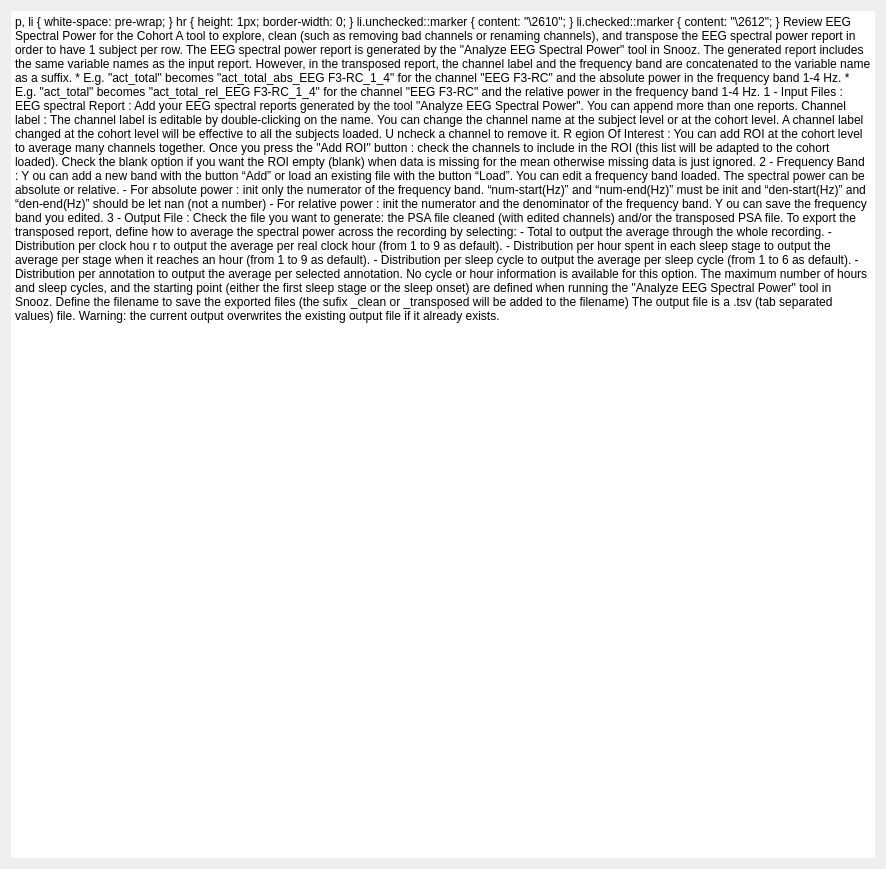
<?xml version="1.0" encoding="UTF-8"?>
<ui version="4.0">
 <class>IntroStep</class>
 <widget class="QWidget" name="IntroStep">
  <property name="geometry">
   <rect>
    <x>0</x>
    <y>0</y>
    <width>886</width>
    <height>869</height>
   </rect>
  </property>
  <property name="windowTitle">
   <string/>
  </property>
  <property name="styleSheet">
   <string>font: 12pt &quot;Roboto&quot;;</string>
  </property>
  <layout class="QHBoxLayout" name="horizontalLayout">
   <item>
    <widget class="QTextEdit" name="textEdit">
     <property name="frameShape">
      <enum>QFrame::Shape::NoFrame</enum>
     </property>
     <property name="frameShadow">
      <enum>QFrame::Shadow::Plain</enum>
     </property>
     <property name="lineWidth">
      <number>0</number>
     </property>
     <property name="readOnly">
      <bool>true</bool>
     </property>
     <property name="html">
      <string>&lt;!DOCTYPE HTML PUBLIC &quot;-//W3C//DTD HTML 4.0//EN&quot; &quot;http://www.w3.org/TR/REC-html40/strict.dtd&quot;&gt;
&lt;html&gt;&lt;head&gt;&lt;meta name=&quot;qrichtext&quot; content=&quot;1&quot; /&gt;&lt;meta charset=&quot;utf-8&quot; /&gt;&lt;style type=&quot;text/css&quot;&gt;
p, li { white-space: pre-wrap; }
hr { height: 1px; border-width: 0; }
li.unchecked::marker { content: &quot;\2610&quot;; }
li.checked::marker { content: &quot;\2612&quot;; }
&lt;/style&gt;&lt;/head&gt;&lt;body style=&quot; font-family:'Roboto'; font-size:12pt; font-weight:400; font-style:normal;&quot;&gt;
&lt;p style=&quot;-qt-paragraph-type:empty; margin-top:0px; margin-bottom:0px; margin-left:0px; margin-right:0px; -qt-block-indent:0; text-indent:0px;&quot;&gt;&lt;br /&gt;&lt;/p&gt;
&lt;p style=&quot; margin-top:0px; margin-bottom:0px; margin-left:0px; margin-right:0px; -qt-block-indent:0; text-indent:0px;&quot;&gt;&lt;span style=&quot; font-weight:600;&quot;&gt;Review EEG Spectral Power for the Cohort&lt;/span&gt;&lt;/p&gt;
&lt;p style=&quot;-qt-paragraph-type:empty; margin-top:0px; margin-bottom:0px; margin-left:0px; margin-right:0px; -qt-block-indent:0; text-indent:0px; font-weight:600;&quot;&gt;&lt;br /&gt;&lt;/p&gt;
&lt;p style=&quot; margin-top:0px; margin-bottom:0px; margin-left:0px; margin-right:0px; -qt-block-indent:0; text-indent:0px;&quot;&gt;A tool to explore, clean (such as removing bad channels or renaming channels), &lt;br /&gt;and transpose the EEG spectral power report in order to have 1 subject per row.&lt;/p&gt;
&lt;p style=&quot; margin-top:0px; margin-bottom:0px; margin-left:0px; margin-right:0px; -qt-block-indent:0; text-indent:0px;&quot;&gt;The EEG spectral power report is generated by the &amp;quot;Analyze EEG Spectral Power&amp;quot; tool in Snooz.&lt;/p&gt;
&lt;p style=&quot;-qt-paragraph-type:empty; margin-top:0px; margin-bottom:0px; margin-left:0px; margin-right:0px; -qt-block-indent:0; text-indent:0px;&quot;&gt;&lt;br /&gt;&lt;/p&gt;
&lt;p style=&quot; margin-top:0px; margin-bottom:0px; margin-left:0px; margin-right:0px; -qt-block-indent:0; text-indent:0px;&quot;&gt;The generated report includes the same variable names as the input report. &lt;/p&gt;
&lt;p style=&quot; margin-top:0px; margin-bottom:0px; margin-left:0px; margin-right:0px; -qt-block-indent:0; text-indent:0px;&quot;&gt;However, in the transposed report, the channel label and the frequency band &lt;br /&gt;are concatenated to the variable name as a suffix.  &lt;/p&gt;
&lt;p style=&quot; margin-top:0px; margin-bottom:0px; margin-left:0px; margin-right:0px; -qt-block-indent:0; text-indent:0px;&quot;&gt;   &lt;/p&gt;
&lt;p style=&quot; margin-top:0px; margin-bottom:0px; margin-left:0px; margin-right:0px; -qt-block-indent:0; text-indent:0px;&quot;&gt;   * E.g. &amp;quot;act_total&amp;quot; becomes &amp;quot;act_total_abs_EEG F3-RC_1_4&amp;quot; &lt;br /&gt;      for the channel &amp;quot;EEG F3-RC&amp;quot; and the absolute power in the frequency band 1-4 Hz. &lt;/p&gt;
&lt;p style=&quot; margin-top:0px; margin-bottom:0px; margin-left:0px; margin-right:0px; -qt-block-indent:0; text-indent:0px;&quot;&gt;   * E.g. &amp;quot;act_total&amp;quot; becomes &amp;quot;act_total_rel_EEG F3-RC_1_4&amp;quot; &lt;/p&gt;
&lt;p style=&quot; margin-top:0px; margin-bottom:0px; margin-left:0px; margin-right:0px; -qt-block-indent:0; text-indent:0px;&quot;&gt;      for the channel &amp;quot;EEG F3-RC&amp;quot; and the relative power in the frequency band 1-4 Hz. &lt;/p&gt;
&lt;p style=&quot;-qt-paragraph-type:empty; margin-top:0px; margin-bottom:0px; margin-left:0px; margin-right:0px; -qt-block-indent:0; text-indent:0px;&quot;&gt;&lt;br /&gt;&lt;/p&gt;
&lt;p style=&quot; margin-top:0px; margin-bottom:0px; margin-left:0px; margin-right:0px; -qt-block-indent:0; text-indent:0px;&quot;&gt;&lt;span style=&quot; text-decoration: underline;&quot;&gt;1 - Input Files :&lt;/span&gt;&lt;/p&gt;
&lt;p style=&quot;-qt-paragraph-type:empty; margin-top:0px; margin-bottom:0px; margin-left:0px; margin-right:0px; -qt-block-indent:0; text-indent:0px;&quot;&gt;&lt;br /&gt;&lt;/p&gt;
&lt;p style=&quot; margin-top:0px; margin-bottom:0px; margin-left:0px; margin-right:0px; -qt-block-indent:0; text-indent:0px;&quot;&gt;&lt;span style=&quot; font-weight:700;&quot;&gt;EEG spectral Report : &lt;/span&gt;&lt;/p&gt;
&lt;p style=&quot; margin-top:0px; margin-bottom:0px; margin-left:0px; margin-right:0px; -qt-block-indent:0; text-indent:0px;&quot;&gt;Add your EEG spectral reports generated by the tool &amp;quot;Analyze EEG Spectral Power&amp;quot;.&lt;/p&gt;
&lt;p style=&quot; margin-top:0px; margin-bottom:0px; margin-left:0px; margin-right:0px; -qt-block-indent:0; text-indent:0px;&quot;&gt;You can append more than one reports. &lt;/p&gt;
&lt;p style=&quot;-qt-paragraph-type:empty; margin-top:0px; margin-bottom:0px; margin-left:0px; margin-right:0px; -qt-block-indent:0; text-indent:0px;&quot;&gt;&lt;br /&gt;&lt;/p&gt;
&lt;p style=&quot; margin-top:0px; margin-bottom:0px; margin-left:0px; margin-right:0px; -qt-block-indent:0; text-indent:0px;&quot;&gt;&lt;span style=&quot; font-weight:700;&quot;&gt;Channel label :&lt;/span&gt; &lt;/p&gt;
&lt;p style=&quot; margin-top:0px; margin-bottom:0px; margin-left:0px; margin-right:0px; -qt-block-indent:0; text-indent:0px;&quot;&gt;&lt;span style=&quot; font-family:'Arial'; color:#000000; background-color:transparent;&quot;&gt;The channel label is editable by double-clicking on the name.&lt;/span&gt;&lt;/p&gt;
&lt;p style=&quot; margin-top:0px; margin-bottom:0px; margin-left:0px; margin-right:0px; -qt-block-indent:0; text-indent:0px;&quot;&gt;&lt;span style=&quot; font-family:'Arial'; color:#000000; background-color:transparent;&quot;&gt;You can change the channel name at the subject level or at the cohort level.&lt;/span&gt;&lt;/p&gt;
&lt;p style=&quot; margin-top:0px; margin-bottom:0px; margin-left:0px; margin-right:0px; -qt-block-indent:0; text-indent:0px;&quot;&gt;&lt;span style=&quot; font-family:'Arial'; color:#000000; background-color:transparent;&quot;&gt;A channel label changed at the cohort level will be effective to all the subjects loaded.&lt;br /&gt;&lt;/span&gt;&lt;a name=&quot;docs-internal-guid-f4d620f5-7fff-c293-f18e-2502f4c333fa&quot;&gt;&lt;/a&gt;&lt;span style=&quot; font-family:'Arial'; color:#000000; background-color:transparent;&quot;&gt;U&lt;/span&gt;&lt;span style=&quot; font-family:'Arial'; color:#000000; background-color:transparent;&quot;&gt;ncheck a channel to remove it.&lt;/span&gt;&lt;/p&gt;
&lt;p style=&quot;-qt-paragraph-type:empty; margin-top:0px; margin-bottom:0px; margin-left:0px; margin-right:0px; -qt-block-indent:0; text-indent:0px; font-family:'Arial'; color:#000000;&quot;&gt;&lt;br /&gt;&lt;/p&gt;
&lt;p style=&quot; margin-top:0px; margin-bottom:0px; margin-left:0px; margin-right:0px; -qt-block-indent:0; text-indent:0px; line-height:138%;&quot;&gt;&lt;a name=&quot;docs-internal-guid-dddb6927-7fff-085b-95eb-f8ee0decd42b&quot;&gt;&lt;/a&gt;&lt;span style=&quot; font-family:'Arial'; font-weight:700; color:#000000; background-color:transparent;&quot;&gt;R&lt;/span&gt;&lt;span style=&quot; font-family:'Arial'; font-weight:700; color:#000000; background-color:transparent;&quot;&gt;egion Of Interest : &lt;/span&gt;&lt;/p&gt;
&lt;p style=&quot; margin-top:0px; margin-bottom:0px; margin-left:0px; margin-right:0px; -qt-block-indent:0; text-indent:0px; line-height:138%;&quot;&gt;&lt;span style=&quot; font-family:'Arial'; color:#000000; background-color:transparent;&quot;&gt;You can add ROI at the cohort level to average many channels together.&lt;br /&gt;Once you press the &amp;quot;Add ROI&amp;quot; button : check the channels to include in the ROI (this list will be adapted to the cohort loaded).&lt;/span&gt;&lt;/p&gt;
&lt;p style=&quot; margin-top:0px; margin-bottom:0px; margin-left:0px; margin-right:0px; -qt-block-indent:0; text-indent:0px; line-height:138%;&quot;&gt;&lt;span style=&quot; font-family:'Arial'; color:#000000; background-color:transparent;&quot;&gt;Check the blank option if you want the ROI empty (blank) when data is missing for the mean otherwise missing data is just ignored.&lt;/span&gt;&lt;/p&gt;
&lt;p style=&quot;-qt-paragraph-type:empty; margin-top:0px; margin-bottom:0px; margin-left:0px; margin-right:0px; -qt-block-indent:0; text-indent:0px; line-height:138%; font-family:'Arial'; color:#000000;&quot;&gt;&lt;br /&gt;&lt;/p&gt;
&lt;p style=&quot; margin-top:0px; margin-bottom:0px; margin-left:0px; margin-right:0px; -qt-block-indent:0; text-indent:0px;&quot;&gt;&lt;span style=&quot; text-decoration: underline;&quot;&gt;2 - Frequency Band :&lt;/span&gt;&lt;/p&gt;
&lt;p style=&quot;-qt-paragraph-type:empty; margin-top:0px; margin-bottom:0px; margin-left:0px; margin-right:0px; -qt-block-indent:0; text-indent:0px;&quot;&gt;&lt;br /&gt;&lt;/p&gt;
&lt;p style=&quot; margin-top:0px; margin-bottom:0px; margin-left:0px; margin-right:0px; -qt-block-indent:0; text-indent:0px;&quot;&gt;&lt;a name=&quot;docs-internal-guid-c9ccd9e0-7fff-5041-9169-1d6acf3f13b1&quot;&gt;&lt;/a&gt;&lt;span style=&quot; font-family:'Arial'; color:#000000; background-color:transparent;&quot;&gt;Y&lt;/span&gt;&lt;span style=&quot; font-family:'Arial'; color:#000000; background-color:transparent;&quot;&gt;ou can add a new band with the button “Add” or load an existing file with the button “Load”.&lt;/span&gt;&lt;/p&gt;
&lt;p style=&quot; margin-top:0px; margin-bottom:0px; margin-left:0px; margin-right:0px; -qt-block-indent:0; text-indent:0px;&quot;&gt;&lt;span style=&quot; font-family:'Arial'; color:#000000; background-color:transparent;&quot;&gt;You can edit a frequency band loaded.&lt;/span&gt;&lt;/p&gt;
&lt;p style=&quot;-qt-paragraph-type:empty; margin-top:0px; margin-bottom:0px; margin-left:0px; margin-right:0px; -qt-block-indent:0; text-indent:0px; font-family:'Arial'; color:#000000;&quot;&gt;&lt;br /&gt;&lt;/p&gt;
&lt;p style=&quot; margin-top:0px; margin-bottom:0px; margin-left:0px; margin-right:0px; -qt-block-indent:0; text-indent:0px;&quot;&gt;&lt;span style=&quot; font-family:'Arial'; color:#000000; background-color:transparent;&quot;&gt;The spectral power can be absolute or relative.&lt;/span&gt;&lt;/p&gt;
&lt;p style=&quot; margin-top:0px; margin-bottom:0px; margin-left:0px; margin-right:0px; -qt-block-indent:0; text-indent:0px;&quot;&gt;&lt;span style=&quot; font-family:'Arial'; color:#000000; background-color:transparent;&quot;&gt;- &lt;/span&gt;&lt;span style=&quot; font-family:'Arial'; font-weight:700; color:#000000; background-color:transparent;&quot;&gt;For absolute power &lt;/span&gt;&lt;span style=&quot; font-family:'Arial'; color:#000000; background-color:transparent;&quot;&gt;: init only the numerator of the frequency band.  “num-start(Hz)” and “num-end(Hz)” must be init and “den-start(Hz)” and “den-end(Hz)” should be let nan (not a number) &lt;/span&gt;&lt;/p&gt;
&lt;p style=&quot; margin-top:0px; margin-bottom:0px; margin-left:0px; margin-right:0px; -qt-block-indent:0; text-indent:0px; line-height:138%; background-color:transparent;&quot;&gt;&lt;span style=&quot; font-family:'Arial'; color:#000000; background-color:transparent;&quot;&gt;- &lt;/span&gt;&lt;span style=&quot; font-family:'Arial'; font-weight:700; color:#000000; background-color:transparent;&quot;&gt;For relative power&lt;/span&gt;&lt;span style=&quot; font-family:'Arial'; color:#000000; background-color:transparent;&quot;&gt; : init the numerator and the denominator of the frequency band.&lt;/span&gt;&lt;/p&gt;
&lt;p style=&quot;-qt-paragraph-type:empty; margin-top:0px; margin-bottom:0px; margin-left:0px; margin-right:0px; -qt-block-indent:0; text-indent:0px; line-height:138%; font-family:'Arial'; color:#000000; background-color:transparent;&quot;&gt;&lt;br /&gt;&lt;/p&gt;
&lt;p style=&quot; margin-top:0px; margin-bottom:0px; margin-left:0px; margin-right:0px; -qt-block-indent:0; text-indent:0px; line-height:138%; background-color:transparent;&quot;&gt;&lt;a name=&quot;docs-internal-guid-93546a18-7fff-7afd-4765-1f4686eca915&quot;&gt;&lt;/a&gt;&lt;span style=&quot; font-family:'Arial'; color:#000000; background-color:transparent;&quot;&gt;Y&lt;/span&gt;&lt;span style=&quot; font-family:'Arial'; color:#000000; background-color:transparent;&quot;&gt;ou can save the frequency band you edited.&lt;/span&gt;&lt;/p&gt;
&lt;p style=&quot;-qt-paragraph-type:empty; margin-top:0px; margin-bottom:0px; margin-left:0px; margin-right:0px; -qt-block-indent:0; text-indent:0px;&quot;&gt;&lt;br /&gt;&lt;/p&gt;
&lt;p style=&quot; margin-top:0px; margin-bottom:0px; margin-left:0px; margin-right:0px; -qt-block-indent:0; text-indent:0px;&quot;&gt;&lt;span style=&quot; text-decoration: underline;&quot;&gt;3 - Output File :&lt;/span&gt;&lt;/p&gt;
&lt;p style=&quot; margin-top:0px; margin-bottom:0px; margin-left:0px; margin-right:0px; -qt-block-indent:0; text-indent:0px;&quot;&gt;	&lt;/p&gt;
&lt;p style=&quot; margin-top:0px; margin-bottom:0px; margin-left:0px; margin-right:0px; -qt-block-indent:0; text-indent:0px;&quot;&gt;Check the file you want to generate: &lt;/p&gt;
&lt;p style=&quot; margin-top:0px; margin-bottom:0px; margin-left:0px; margin-right:0px; -qt-block-indent:0; text-indent:0px;&quot;&gt;the PSA file cleaned (with edited channels) and/or the transposed PSA file. &lt;/p&gt;
&lt;p style=&quot;-qt-paragraph-type:empty; margin-top:0px; margin-bottom:0px; margin-left:0px; margin-right:0px; -qt-block-indent:0; text-indent:0px;&quot;&gt;&lt;br /&gt;&lt;/p&gt;
&lt;p style=&quot; margin-top:0px; margin-bottom:0px; margin-left:0px; margin-right:0px; -qt-block-indent:0; text-indent:0px;&quot;&gt;To export the transposed report, define how to average the spectral power across the recording by selecting: &lt;/p&gt;
&lt;p style=&quot; margin-top:0px; margin-bottom:0px; margin-left:0px; margin-right:0px; -qt-block-indent:0; text-indent:0px;&quot;&gt;-&lt;span style=&quot; font-weight:700;&quot;&gt;Total&lt;/span&gt; to output the average through the whole recording.&lt;br /&gt;-&lt;span style=&quot; font-weight:700;&quot;&gt;Distribution per clock hou&lt;/span&gt;r to output the average per real clock hour (from 1 to 9 as default).&lt;/p&gt;
&lt;p style=&quot; margin-top:0px; margin-bottom:0px; margin-left:0px; margin-right:0px; -qt-block-indent:0; text-indent:0px;&quot;&gt;-&lt;span style=&quot; font-weight:700;&quot;&gt;Distribution per hour spent in each sleep stage&lt;/span&gt; to output the average per stage when it reaches an hour (from 1 to 9 as default).&lt;/p&gt;
&lt;p style=&quot; margin-top:0px; margin-bottom:0px; margin-left:0px; margin-right:0px; -qt-block-indent:0; text-indent:0px;&quot;&gt;-&lt;span style=&quot; font-weight:700;&quot;&gt;Distribution per sleep cycle &lt;/span&gt;to output the average per sleep cycle (from 1 to 6 as default).&lt;br /&gt;-&lt;span style=&quot; font-weight:700;&quot;&gt;Distribution per annotation&lt;/span&gt; to output the average per selected annotation. No cycle or hour information is available for this option.&lt;/p&gt;
&lt;p style=&quot;-qt-paragraph-type:empty; margin-top:0px; margin-bottom:0px; margin-left:0px; margin-right:0px; -qt-block-indent:0; text-indent:0px;&quot;&gt;&lt;br /&gt;&lt;/p&gt;
&lt;p style=&quot; margin-top:0px; margin-bottom:0px; margin-left:0px; margin-right:0px; -qt-block-indent:0; text-indent:0px;&quot;&gt;The maximum number of hours and sleep cycles, and the starting point (either the first sleep stage or the sleep onset) are defined when running the &amp;quot;Analyze EEG Spectral Power&amp;quot; tool in Snooz.&lt;/p&gt;
&lt;p style=&quot;-qt-paragraph-type:empty; margin-top:0px; margin-bottom:0px; margin-left:0px; margin-right:0px; -qt-block-indent:0; text-indent:0px;&quot;&gt;&lt;br /&gt;&lt;/p&gt;
&lt;p style=&quot; margin-top:0px; margin-bottom:0px; margin-left:0px; margin-right:0px; -qt-block-indent:0; text-indent:0px;&quot;&gt;Define the filename to save the exported files &lt;br /&gt;(the sufix _clean or _transposed will be added to the filename)&lt;/p&gt;
&lt;p style=&quot;-qt-paragraph-type:empty; margin-top:0px; margin-bottom:0px; margin-left:0px; margin-right:0px; -qt-block-indent:0; text-indent:0px;&quot;&gt;&lt;br /&gt;&lt;/p&gt;
&lt;p style=&quot; margin-top:0px; margin-bottom:0px; margin-left:0px; margin-right:0px; -qt-block-indent:0; text-indent:0px;&quot;&gt;The output file is a .tsv (tab separated values) file. &lt;/p&gt;
&lt;p style=&quot;-qt-paragraph-type:empty; margin-top:0px; margin-bottom:0px; margin-left:0px; margin-right:0px; -qt-block-indent:0; text-indent:0px;&quot;&gt;&lt;br /&gt;&lt;/p&gt;
&lt;p style=&quot; margin-top:0px; margin-bottom:0px; margin-left:0px; margin-right:0px; -qt-block-indent:0; text-indent:0px;&quot;&gt;Warning: the current output overwrites the existing output file if it already exists.&lt;/p&gt;&lt;/body&gt;&lt;/html&gt;</string>
     </property>
    </widget>
   </item>
  </layout>
 </widget>
 <resources>
  <include location="../../../../../snooz-toolbox/src/main/python/ui/themes/themes.qrc"/>
 </resources>
 <connections/>
</ui>
